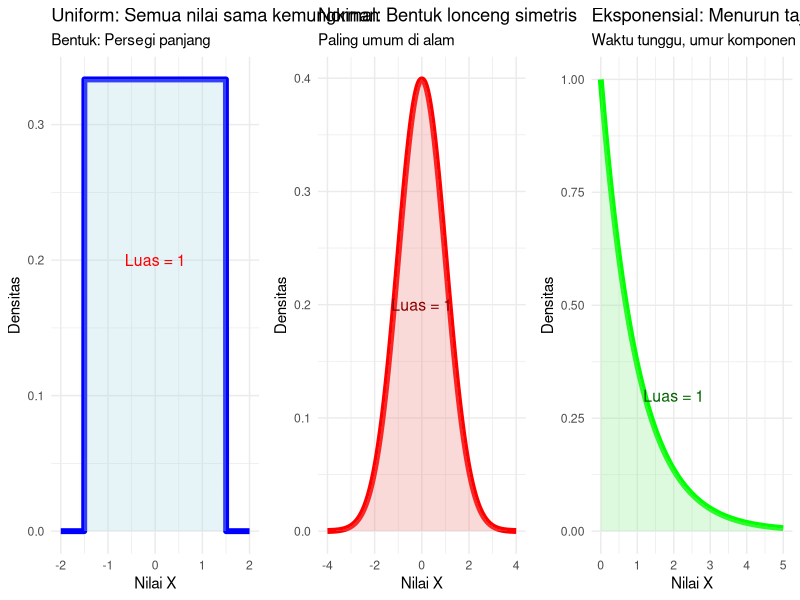
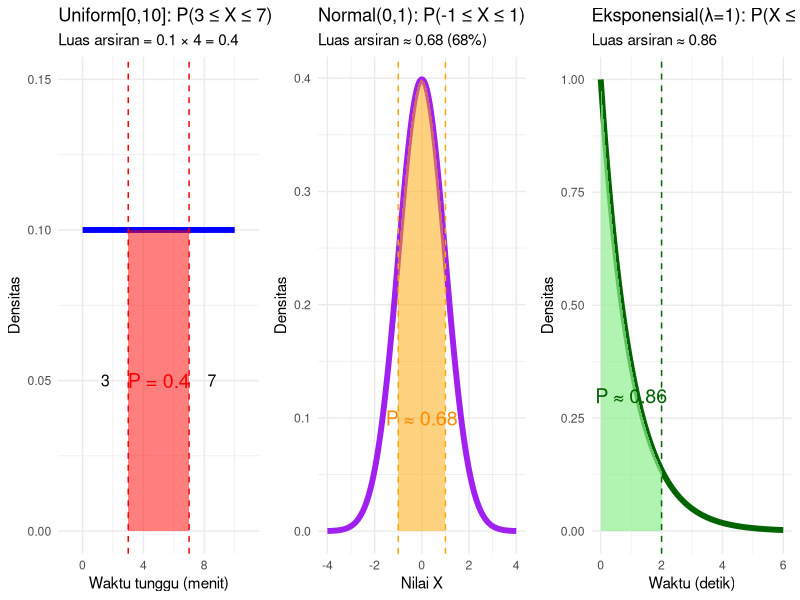
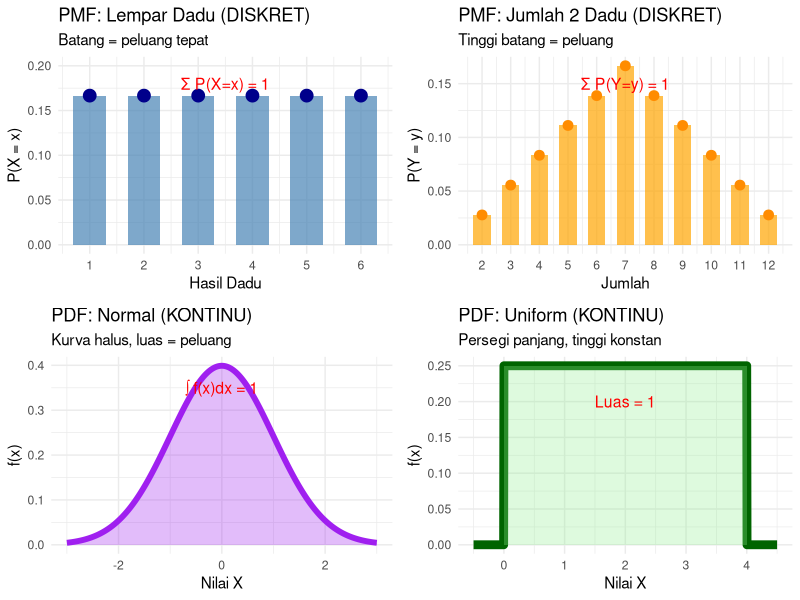

These charts were generated, in order, by the following R code:
## ---- chunk 1
#| label: contoh-pdf
#| fig-cap: "Contoh Kurva PDF untuk Berbagai Distribusi"
#| fig-width: 10
#| fig-height: 6

library(ggplot2)
library(gridExtra)

# Data untuk plotting
x <- seq(-4, 4, length.out = 1000)

# 1. Distribusi Uniform (bentuk persegi panjang)
x_uniform <- seq(-2, 2, length.out = 1000)
y_uniform <- ifelse(x_uniform >= -1.5 & x_uniform <= 1.5, 1/3, 0)

p1 <- ggplot(data.frame(x = x_uniform, y = y_uniform), aes(x, y)) +
  geom_line(color = "blue", size = 2) +
  geom_area(alpha = 0.3, fill = "lightblue") +
  labs(title = "Uniform: Semua nilai sama kemungkinan",
       subtitle = "Bentuk: Persegi panjang",
       x = "Nilai X", y = "Densitas") +
  theme_minimal() +
  annotate("text", x = 0, y = 0.2, label = "Luas = 1", size = 4, color = "red")

# 2. Distribusi Normal (bentuk lonceng)
y_normal <- dnorm(x, mean = 0, sd = 1)

p2 <- ggplot(data.frame(x = x, y = y_normal), aes(x, y)) +
  geom_line(color = "red", size = 2) +
  geom_area(alpha = 0.3, fill = "lightcoral") +
  labs(title = "Normal: Bentuk lonceng simetris",
       subtitle = "Paling umum di alam",
       x = "Nilai X", y = "Densitas") +
  theme_minimal() +
  annotate("text", x = 0, y = 0.2, label = "Luas = 1", size = 4, color = "darkred")

# 3. Distribusi Eksponensial (menurun)
x_exp <- seq(0, 5, length.out = 1000)
y_exp <- dexp(x_exp, rate = 1)

p3 <- ggplot(data.frame(x = x_exp, y = y_exp), aes(x, y)) +
  geom_line(color = "green", size = 2) +  
  geom_area(alpha = 0.3, fill = "lightgreen") +
  labs(title = "Eksponensial: Menurun tajam",
       subtitle = "Waktu tunggu, umur komponen",
       x = "Nilai X", y = "Densitas") +
  theme_minimal() +
  annotate("text", x = 2, y = 0.3, label = "Luas = 1", size = 4, color = "darkgreen")

# Gabungkan plot
grid.arrange(p1, p2, p3, ncol = 3)
## ---- chunk 2
#| label: luas-peluang
#| fig-cap: "Konsep Luas di Bawah Kurva = Peluang"
#| fig-width: 12
#| fig-height: 4

library(ggplot2)
library(gridExtra)

# Contoh 1: Uniform Distribution
x_uniform <- seq(0, 10, length.out = 1000)
y_uniform <- ifelse(x_uniform >= 0 & x_uniform <= 10, 0.1, 0)

# Area yang diarsir (P(3 ≤ X ≤ 7))
x_shaded <- seq(3, 7, length.out = 100)
y_shaded <- rep(0.1, 100)

p1 <- ggplot() +
  # Kurva lengkap
  geom_line(data = data.frame(x = x_uniform, y = y_uniform), 
            aes(x, y), color = "blue", size = 2) +
  # Area yang diarsir
  geom_ribbon(data = data.frame(x = x_shaded, y = y_shaded), 
              aes(x = x, ymin = 0, ymax = y), 
              fill = "red", alpha = 0.5) +
  # Garis vertikal
  geom_vline(xintercept = c(3, 7), linetype = "dashed", color = "red") +
  labs(title = "Uniform[0,10]: P(3 ≤ X ≤ 7)",
       subtitle = "Luas arsiran = 0.1 × 4 = 0.4",
       x = "Waktu tunggu (menit)", y = "Densitas") +
  annotate("text", x = 5, y = 0.05, label = "P = 0.4", size = 5, color = "red") +
  annotate("text", x = 1.5, y = 0.05, label = "3", size = 4) +
  annotate("text", x = 8.5, y = 0.05, label = "7", size = 4) +
  theme_minimal() +
  xlim(-1, 11) + ylim(0, 0.15)

# Contoh 2: Normal Distribution  
x_normal <- seq(-4, 4, length.out = 1000)
y_normal <- dnorm(x_normal, mean = 0, sd = 1)

# Area yang diarsir (P(-1 ≤ X ≤ 1))
x_shaded_norm <- seq(-1, 1, length.out = 100)
y_shaded_norm <- dnorm(x_shaded_norm, mean = 0, sd = 1)

p2 <- ggplot() +
  # Kurva lengkap
  geom_line(data = data.frame(x = x_normal, y = y_normal), 
            aes(x, y), color = "purple", size = 2) +
  # Area yang diarsir
  geom_ribbon(data = data.frame(x = x_shaded_norm, y = y_shaded_norm), 
              aes(x = x, ymin = 0, ymax = y), 
              fill = "orange", alpha = 0.5) +
  # Garis vertikal
  geom_vline(xintercept = c(-1, 1), linetype = "dashed", color = "orange") +
  labs(title = "Normal(0,1): P(-1 ≤ X ≤ 1)",
       subtitle = "Luas arsiran ≈ 0.68 (68%)",
       x = "Nilai X", y = "Densitas") +
  annotate("text", x = 0, y = 0.1, label = "P ≈ 0.68", size = 5, color = "darkorange") +
  theme_minimal()

# Contoh 3: Eksponensial
x_exp <- seq(0, 6, length.out = 1000)
y_exp <- dexp(x_exp, rate = 1)

# Area yang diarsir (P(X ≤ 2))
x_shaded_exp <- seq(0, 2, length.out = 100)
y_shaded_exp <- dexp(x_shaded_exp, rate = 1)

p3 <- ggplot() +
  # Kurva lengkap
  geom_line(data = data.frame(x = x_exp, y = y_exp), 
            aes(x, y), color = "darkgreen", size = 2) +
  # Area yang diarsir
  geom_ribbon(data = data.frame(x = x_shaded_exp, y = y_shaded_exp), 
              aes(x = x, ymin = 0, ymax = y), 
              fill = "lightgreen", alpha = 0.7) +
  # Garis vertikal
  geom_vline(xintercept = 2, linetype = "dashed", color = "darkgreen") +
  labs(title = "Eksponensial(λ=1): P(X ≤ 2)",
       subtitle = "Luas arsiran ≈ 0.86",
       x = "Waktu (detik)", y = "Densitas") +
  annotate("text", x = 1, y = 0.3, label = "P ≈ 0.86", size = 5, color = "darkgreen") +
  theme_minimal()

# Gabungkan plot
grid.arrange(p1, p2, p3, ncol = 3)
## ---- chunk 3
#| label: pmf-vs-pdf
#| fig-cap: "Perbandingan PMF (Diskret) vs PDF (Kontinu)"
#| fig-width: 12
#| fig-height: 5

library(ggplot2)
library(gridExtra)

# PMF - Diskret (Lempar Dadu)
x_dice <- 1:6
pmf_dice <- rep(1/6, 6)

p1 <- ggplot(data.frame(x = x_dice, pmf = pmf_dice), aes(x, pmf)) +
  geom_col(fill = "steelblue", alpha = 0.7, width = 0.6) +
  geom_point(size = 4, color = "darkblue") +
  labs(title = "PMF: Lempar Dadu (DISKRET)",
       subtitle = "Batang = peluang tepat",
       x = "Hasil Dadu", y = "P(X = x)") +
  scale_x_continuous(breaks = 1:6) +
  theme_minimal() +
  ylim(0, 0.2) +
  annotate("text", x = 3.5, y = 0.18, 
           label = "Σ P(X=x) = 1", size = 4, color = "red")

# PMF - Diskret (Jumlah 2 Dadu)  
x_sum <- 2:12
pmf_sum <- c(1,2,3,4,5,6,5,4,3,2,1)/36

p2 <- ggplot(data.frame(x = x_sum, pmf = pmf_sum), aes(x, pmf)) +
  geom_col(fill = "orange", alpha = 0.7, width = 0.6) +
  geom_point(size = 3, color = "darkorange") +
  labs(title = "PMF: Jumlah 2 Dadu (DISKRET)",
       subtitle = "Tinggi batang = peluang",
       x = "Jumlah", y = "P(Y = y)") +
  scale_x_continuous(breaks = 2:12) +
  theme_minimal() +
  annotate("text", x = 7, y = 0.15, 
           label = "Σ P(Y=y) = 1", size = 4, color = "red")

# PDF - Kontinu (Normal)
x_cont <- seq(-3, 3, length.out = 1000)
pdf_cont <- dnorm(x_cont, mean = 0, sd = 1)

p3 <- ggplot(data.frame(x = x_cont, pdf = pdf_cont), aes(x, pdf)) +
  geom_line(color = "purple", size = 2) +
  geom_area(alpha = 0.3, fill = "purple") +
  labs(title = "PDF: Normal (KONTINU)",
       subtitle = "Kurva halus, luas = peluang",
       x = "Nilai X", y = "f(x)") +
  theme_minimal() +
  annotate("text", x = 0, y = 0.35, 
           label = "∫ f(x)dx = 1", size = 4, color = "red")

# PDF - Kontinu (Uniform)
x_unif <- seq(-0.5, 4.5, length.out = 1000)
pdf_unif <- ifelse(x_unif >= 0 & x_unif <= 4, 0.25, 0)

p4 <- ggplot(data.frame(x = x_unif, pdf = pdf_unif), aes(x, pdf)) +
  geom_line(color = "darkgreen", size = 3) +
  geom_area(alpha = 0.3, fill = "lightgreen") +
  labs(title = "PDF: Uniform (KONTINU)",
       subtitle = "Persegi panjang, tinggi konstan",
       x = "Nilai X", y = "f(x)") +
  theme_minimal() +
  annotate("text", x = 2, y = 0.2, 
           label = "Luas = 1", size = 4, color = "red")

# Gabungkan
grid.arrange(p1, p2, p3, p4, ncol = 2, nrow = 2)
